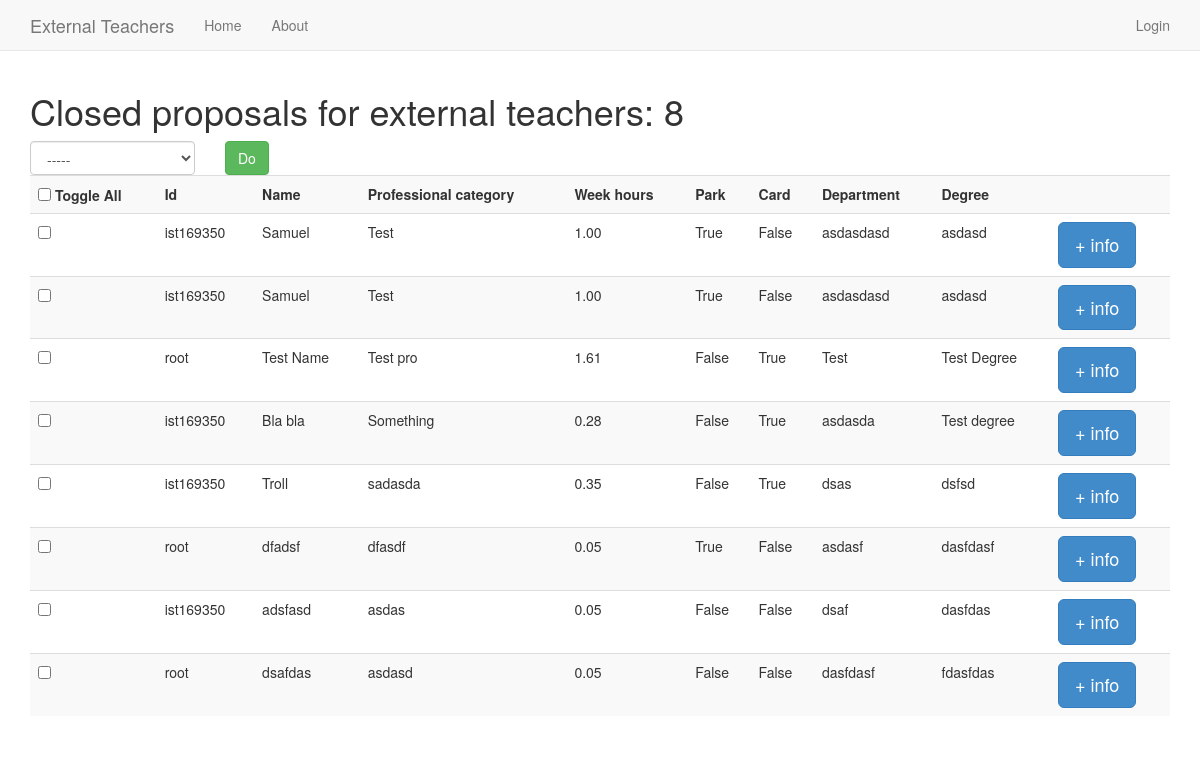
/app/sc_closed, run on an earlier commit of the app's database.
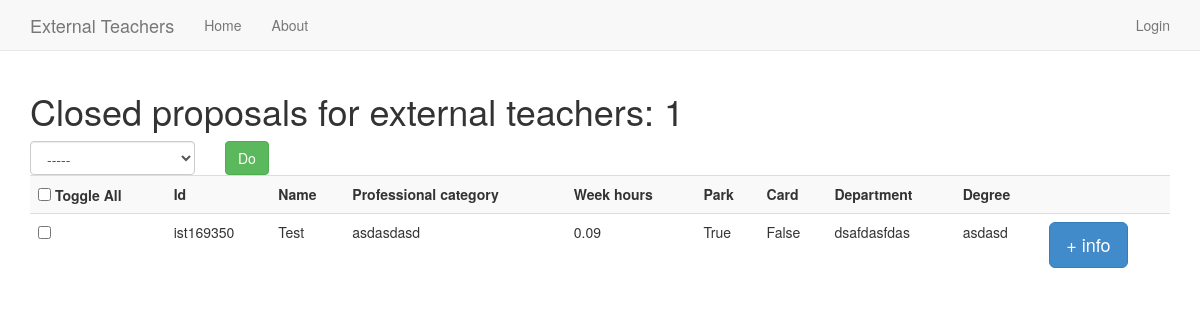
And on a later commit of the database.
### app/models.py (models this page shows)
class ExternalTeacher(models.Model):
	user = models.ForeignKey(User)
	is_closed = models.BooleanField(default=False)
	close_date = models.DateTimeField('close date', null=True)
	professional_category = models.CharField(max_length=200, blank=False)
	hours_per_week = models.DecimalField(decimal_places=2, max_digits=5)
	park = models.BooleanField(default=False)
	card = models.BooleanField(default=False)
	department = models.CharField(max_length=200)
	name = models.CharField(max_length=200)
	degree = models.CharField(max_length=200)
	course = models.CharField(max_length=200)
	course_manager = models.CharField(max_length=200)
	notes = models.CharField(max_length=200, blank=True)

### app/views.py (the view)
def sc_closed(request):
	close_action = False
	export_action = True
	external_teachers = ExternalTeacher.objects.filter(is_closed = True)
	if request.method == 'POST':
		return process_action(request, external_teachers, close_action, export_action)
	context = {'external_teachers' : external_teachers, 'export_action' : export_action}
	return render(request, 'app/sc_closed.html', context)

### app/templates/app/sc_closed.html (shortened to what this page needs)
{% extends "app/base.html" %}
{% block content %}
<h1>Closed proposals for external teachers: {{ external_teachers.count }}</h1>
{% include "app/external_teachers_list.html" %}
{% endblock %}

### app/templates/app/base.html (shortened to what this page needs)
<!DOCTYPE html>
<html>
	<head>
		{% load staticfiles %}
		<link href="{% static 'app/bootstrap/css/bootstrap.css' %}" rel="stylesheet">
		<link href="{% static 'app/app.css' %}" rel="stylesheet">
	</head>
	<body>
		<div class="navbar navbar-default navbar-static-top" role="navigation">
			<div class="container">
				<div class="navbar-header">
					<a class="navbar-brand" href="/app">External Teachers</a>
				</div>
				<div class="navbar-collapse collapse">
					<ul class="nav navbar-nav">
						<li class="{% block navbar_home_active %} {% endblock %}"><a href="/app">Home</a></li>
						<li class="{% block navbar_about_active %} {% endblock %}"><a href="/app/about">About</a></li>
					</ul>
					<ul class="nav navbar-nav navbar-right">
						{% if user.is_authenticated %}
						<li><a href="/app">{{ user.first_name }}</a></li>
						<li><a href="/app/logout">Logout</a></li>
						{% else %}
						<li><a href="{{ auth_url }}">Login</a></li>
						{% endif %}
					</ul>
				</div>
			</div>
		</div>
		<div class="container">
			{% block content %} {% endblock %}
	</body>
</html>

### app/templates/app/external_teachers_list.html (shortened to what this page needs)
<form role="form" method="post" action="">
	<div class="row">
		<div class="col-xs-2">
			<select class="form-control" name="action">
				<option>-----</option>
			</select>
		</div>
		<div class="col-xs-4">
			<div class="btn-group">
				<input type="submit" class="btn btn-default btn-success" value="Do">
			</div>
		</div>
	</div>
	<div class="table-responsive">
		<table class="table table-striped">
			<tr>
				<th><input type="checkbox" onClick="toggle(this)" /> Toggle All</th>
				<th>Id</th>
				<th>Name</th>
				<th>Professional category</th>
				<th>Week hours</th>
				<th>Park</th>
				<th>Card</th>
				<th>Department</th>
				<th>Degree</th>
				<th></th>
			</tr>
			{% for external_teacher in external_teachers %}
			<tr>
				<td>
					<div class="input-group">
						<input type="checkbox" name="external_teachers" value="{{ external_teacher.id }}"/>
					</div>
				<td>{{ external_teacher.user.username }}</td>
				<td>{{ external_teacher.name }}</td>
				{% if request.session.is_scientific_council_member %}
				<td>
					<div class="form-group">
						<input type="text" class="form-control" id="" placeholder="">
					</div>
				</td>
				{% else %}
				<td>{{ external_teacher.professional_category }}</td>
				{% endif %}
				<td>{{ external_teacher.hours_per_week|floatformat:2 }}</td>
				{% if request.session.is_scientific_council_member %}
				<td>
					<div class="form-group">
						<input type="checkbox" name="" {% if external_teacher.park %} checked {% endif %}>
						</input>
					</div>
				</td>
				<td>
					<div class="form-group">
						<input type="checkbox" name="" {% if external_teacher.card %} checked {% endif %}>
						</input>
					</div>
				</td>
				{% else %}
				<td>{{ external_teacher.park }}</td>
				<td>{{ external_teacher.card }}</td>
				{% endif %}
				<td>{{ external_teacher.department }}</td>
				<td>{{ external_teacher.degree }}</td>
				<td>
					<button class="btn btn-primary btn-lg" data-toggle="modal" data-target="#modal{{ external_teacher.id }}">
						+ info
					</button>
											</tr>
										</table>
									</div>
								</div>
			{% endfor %}

What changed in the data, as far as the page shows it:
removed ExternalTeacher: user.username "ist169350", name "Samuel", professional_category "Test", hours_per_week "1.00", park "True", card "False", department "asdasdasd", degree "asdasd"
removed ExternalTeacher: user.username "root", name "Test Name", professional_category "Test pro", hours_per_week "1.61", park "False", card "True", department "Test", degree "Test Degree"
removed ExternalTeacher: user.username "ist169350", name "Bla bla", professional_category "Something", hours_per_week "0.28", park "False", card "True", department "asdasda", degree "Test degree"
removed ExternalTeacher: user.username "ist169350", name "Troll", professional_category "sadasda", hours_per_week "0.35", park "False", card "True", department "dsas", degree "dsfsd"
removed ExternalTeacher: user.username "root", name "dfadsf", professional_category "dfasdf", hours_per_week "0.05", park "True", card "False", department "asdasf", degree "dasfdasf"
removed ExternalTeacher: user.username "ist169350", name "adsfasd", professional_category "asdas", hours_per_week "0.05", park "False", card "False", department "dsaf", degree "dasfdas"
removed ExternalTeacher: user.username "root", name "dsafdas", professional_category "asdasd", hours_per_week "0.05", park "False", card "False", department "dasfdasf", degree "fdasfdas"
changed ExternalTeacher "Test": name "Samuel" → "Test"; professional_category "Test" → "asdasdasd"; hours_per_week "1.00" → "0.09"; department "asdasdasd" → "dsafdasfdas"
Also different on the page:
{{ external_teachers.count }}: "8" → "1"
